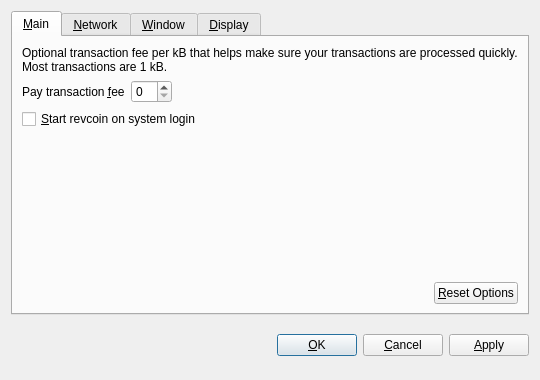
<?xml version="1.0" encoding="UTF-8"?>
<ui version="4.0">
 <class>OptionsDialog</class>
 <widget class="QDialog" name="OptionsDialog">
  <property name="geometry">
   <rect>
    <x>0</x>
    <y>0</y>
    <width>540</width>
    <height>380</height>
   </rect>
  </property>
  <property name="windowTitle">
   <string>Options</string>
  </property>
  <property name="modal">
   <bool>true</bool>
  </property>
  <layout class="QVBoxLayout" name="verticalLayout">
   <item>
    <widget class="QTabWidget" name="tabWidget">
     <property name="tabPosition">
      <enum>QTabWidget::North</enum>
     </property>
     <property name="currentIndex">
      <number>0</number>
     </property>
     <widget class="QWidget" name="tabMain">
      <attribute name="title">
       <string>&amp;Main</string>
      </attribute>
      <layout class="QVBoxLayout" name="verticalLayout_Main">
       <item>
        <widget class="QLabel" name="transactionFeeInfoLabel">
         <property name="text">
          <string>Optional transaction fee per kB that helps make sure your transactions are processed quickly. Most transactions are 1 kB.</string>
         </property>
         <property name="textFormat">
          <enum>Qt::PlainText</enum>
         </property>
         <property name="wordWrap">
          <bool>true</bool>
         </property>
        </widget>
       </item>
       <item>
        <layout class="QHBoxLayout" name="horizontalLayout_1_Main">
         <item>
          <widget class="QLabel" name="transactionFeeLabel">
           <property name="text">
            <string>Pay transaction &amp;fee</string>
           </property>
           <property name="textFormat">
            <enum>Qt::PlainText</enum>
           </property>
           <property name="buddy">
            <cstring>transactionFee</cstring>
           </property>
          </widget>
         </item>
         <item>
          <widget class="BitcoinAmountField" name="transactionFee"/>
         </item>
         <item>
          <spacer name="horizontalSpacer_1_Main">
           <property name="orientation">
            <enum>Qt::Horizontal</enum>
           </property>
           <property name="sizeHint" stdset="0">
            <size>
             <width>40</width>
             <height>20</height>
            </size>
           </property>
          </spacer>
         </item>
        </layout>
       </item>
       <item>
        <widget class="QCheckBox" name="bitcoinAtStartup">
         <property name="toolTip">
          <string>Automatically start revcoin after logging in to the system.</string>
         </property>
         <property name="text">
          <string>&amp;Start revcoin on system login</string>
         </property>
        </widget>
       </item>
       <item>
        <spacer name="verticalSpacer_Main">
         <property name="orientation">
          <enum>Qt::Vertical</enum>
         </property>
         <property name="sizeHint" stdset="0">
          <size>
           <width>20</width>
           <height>40</height>
          </size>
         </property>
        </spacer>
       </item>
       <item>
        <layout class="QHBoxLayout" name="horizontalLayout_2_Main">
         <item>
          <spacer name="horizontalSpacer_2_Main">
           <property name="orientation">
            <enum>Qt::Horizontal</enum>
           </property>
           <property name="sizeHint" stdset="0">
            <size>
             <width>40</width>
             <height>20</height>
            </size>
           </property>
          </spacer>
         </item>
         <item>
          <widget class="QPushButton" name="resetButton">
           <property name="toolTip">
            <string>Reset all client options to default.</string>
           </property>
           <property name="text">
            <string>&amp;Reset Options</string>
           </property>
           <property name="autoDefault">
            <bool>false</bool>
           </property>
          </widget>
         </item>
        </layout>
       </item>
      </layout>
     </widget>
     <widget class="QWidget" name="tabNetwork">
      <attribute name="title">
       <string>&amp;Network</string>
      </attribute>
      <layout class="QVBoxLayout" name="verticalLayout_Network">
       <item>
        <widget class="QCheckBox" name="mapPortUpnp">
         <property name="toolTip">
          <string>Automatically open the revcoin client port on the router. This only works when your router supports UPnP and it is enabled.</string>
         </property>
         <property name="text">
          <string>Map port using &amp;UPnP</string>
         </property>
        </widget>
       </item>
       <item>
        <widget class="QCheckBox" name="connectSocks">
         <property name="toolTip">
          <string>Connect to the revcoin network through a SOCKS proxy (e.g. when connecting through Tor).</string>
         </property>
         <property name="text">
          <string>&amp;Connect through SOCKS proxy:</string>
         </property>
        </widget>
       </item>
       <item>
        <layout class="QHBoxLayout" name="horizontalLayout_Network">
         <item>
          <widget class="QLabel" name="proxyIpLabel">
           <property name="text">
            <string>Proxy &amp;IP:</string>
           </property>
           <property name="textFormat">
            <enum>Qt::PlainText</enum>
           </property>
           <property name="buddy">
            <cstring>proxyIp</cstring>
           </property>
          </widget>
         </item>
         <item>
          <widget class="QValidatedLineEdit" name="proxyIp">
           <property name="maximumSize">
            <size>
             <width>140</width>
             <height>16777215</height>
            </size>
           </property>
           <property name="toolTip">
            <string>IP address of the proxy (e.g. 127.0.0.1)</string>
           </property>
          </widget>
         </item>
         <item>
          <widget class="QLabel" name="proxyPortLabel">
           <property name="text">
            <string>&amp;Port:</string>
           </property>
           <property name="textFormat">
            <enum>Qt::PlainText</enum>
           </property>
           <property name="buddy">
            <cstring>proxyPort</cstring>
           </property>
          </widget>
         </item>
         <item>
          <widget class="QLineEdit" name="proxyPort">
           <property name="maximumSize">
            <size>
             <width>55</width>
             <height>16777215</height>
            </size>
           </property>
           <property name="toolTip">
            <string>Port of the proxy (e.g. 9050)</string>
           </property>
          </widget>
         </item>
         <item>
          <widget class="QLabel" name="socksVersionLabel">
           <property name="text">
            <string>SOCKS &amp;Version:</string>
           </property>
           <property name="textFormat">
            <enum>Qt::PlainText</enum>
           </property>
           <property name="buddy">
            <cstring>socksVersion</cstring>
           </property>
          </widget>
         </item>
         <item>
          <widget class="QValueComboBox" name="socksVersion">
           <property name="toolTip">
            <string>SOCKS version of the proxy (e.g. 5)</string>
           </property>
          </widget>
         </item>
         <item>
          <spacer name="horizontalSpacer_Network">
           <property name="orientation">
            <enum>Qt::Horizontal</enum>
           </property>
           <property name="sizeHint" stdset="0">
            <size>
             <width>40</width>
             <height>20</height>
            </size>
           </property>
          </spacer>
         </item>
        </layout>
       </item>
       <item>
        <spacer name="verticalSpacer_Network">
         <property name="orientation">
          <enum>Qt::Vertical</enum>
         </property>
         <property name="sizeHint" stdset="0">
          <size>
           <width>20</width>
           <height>40</height>
          </size>
         </property>
        </spacer>
       </item>
      </layout>
     </widget>
     <widget class="QWidget" name="tabWindow">
      <attribute name="title">
       <string>&amp;Window</string>
      </attribute>
      <layout class="QVBoxLayout" name="verticalLayout_Window">
       <item>
        <widget class="QCheckBox" name="minimizeToTray">
         <property name="toolTip">
          <string>Show only a tray icon after minimizing the window.</string>
         </property>
         <property name="text">
          <string>&amp;Minimize to the tray instead of the taskbar</string>
         </property>
        </widget>
       </item>
       <item>
        <widget class="QCheckBox" name="minimizeOnClose">
         <property name="toolTip">
          <string>Minimize instead of exit the application when the window is closed. When this option is enabled, the application will be closed only after selecting Quit in the menu.</string>
         </property>
         <property name="text">
          <string>M&amp;inimize on close</string>
         </property>
        </widget>
       </item>
       <item>
        <spacer name="verticalSpacer_Window">
         <property name="orientation">
          <enum>Qt::Vertical</enum>
         </property>
         <property name="sizeHint" stdset="0">
          <size>
           <width>20</width>
           <height>40</height>
          </size>
         </property>
        </spacer>
       </item>
      </layout>
     </widget>
     <widget class="QWidget" name="tabDisplay">
      <attribute name="title">
       <string>&amp;Display</string>
      </attribute>
      <layout class="QVBoxLayout" name="verticalLayout_Display">
       <item>
        <layout class="QHBoxLayout" name="horizontalLayout_1_Display">
         <item>
          <widget class="QLabel" name="langLabel">
           <property name="text">
            <string>User Interface &amp;language:</string>
           </property>
           <property name="textFormat">
            <enum>Qt::PlainText</enum>
           </property>
           <property name="buddy">
            <cstring>lang</cstring>
           </property>
          </widget>
         </item>
         <item>
          <widget class="QValueComboBox" name="lang">
           <property name="toolTip">
            <string>The user interface language can be set here. This setting will take effect after restarting revcoin.</string>
           </property>
          </widget>
         </item>
        </layout>
       </item>
       <item>
        <layout class="QHBoxLayout" name="horizontalLayout_2_Display">
         <item>
          <widget class="QLabel" name="unitLabel">
           <property name="text">
            <string>&amp;Unit to show amounts in:</string>
           </property>
           <property name="textFormat">
            <enum>Qt::PlainText</enum>
           </property>
           <property name="buddy">
            <cstring>unit</cstring>
           </property>
          </widget>
         </item>
         <item>
          <widget class="QValueComboBox" name="unit">
           <property name="toolTip">
            <string>Choose the default subdivision unit to show in the interface and when sending coins.</string>
           </property>
          </widget>
         </item>
        </layout>
       </item>
       <item>
        <widget class="QCheckBox" name="displayAddresses">
         <property name="toolTip">
          <string>Whether to show revcoin addresses in the transaction list or not.</string>
         </property>
         <property name="text">
          <string>&amp;Display addresses in transaction list</string>
         </property>
        </widget>
       </item>
       <item>
        <spacer name="verticalSpacer_Display">
         <property name="orientation">
          <enum>Qt::Vertical</enum>
         </property>
         <property name="sizeHint" stdset="0">
          <size>
           <width>20</width>
           <height>40</height>
          </size>
         </property>
        </spacer>
       </item>
      </layout>
     </widget>
    </widget>
   </item>
   <item>
    <layout class="QHBoxLayout" name="horizontalLayout_Buttons">
     <item>
      <spacer name="horizontalSpacer_1">
       <property name="orientation">
        <enum>Qt::Horizontal</enum>
       </property>
       <property name="sizeHint" stdset="0">
        <size>
         <width>40</width>
         <height>48</height>
        </size>
       </property>
      </spacer>
     </item>
     <item>
      <widget class="QLabel" name="statusLabel">
       <property name="font">
        <font>
         <weight>75</weight>
         <bold>true</bold>
        </font>
       </property>
       <property name="text">
        <string/>
       </property>
       <property name="textFormat">
        <enum>Qt::PlainText</enum>
       </property>
       <property name="wordWrap">
        <bool>true</bool>
       </property>
      </widget>
     </item>
     <item>
      <spacer name="horizontalSpacer_2">
       <property name="orientation">
        <enum>Qt::Horizontal</enum>
       </property>
       <property name="sizeHint" stdset="0">
        <size>
         <width>40</width>
         <height>48</height>
        </size>
       </property>
      </spacer>
     </item>
     <item>
      <widget class="QPushButton" name="okButton">
       <property name="text">
        <string>&amp;OK</string>
       </property>
      </widget>
     </item>
     <item>
      <widget class="QPushButton" name="cancelButton">
       <property name="text">
        <string>&amp;Cancel</string>
       </property>
       <property name="autoDefault">
        <bool>false</bool>
       </property>
      </widget>
     </item>
     <item>
      <widget class="QPushButton" name="applyButton">
       <property name="text">
        <string>&amp;Apply</string>
       </property>
       <property name="autoDefault">
        <bool>false</bool>
       </property>
      </widget>
     </item>
    </layout>
   </item>
  </layout>
 </widget>
 <customwidgets>
  <customwidget>
   <class>BitcoinAmountField</class>
   <extends>QSpinBox</extends>
   <header>bitcoinamountfield.h</header>
  </customwidget>
  <customwidget>
   <class>QValueComboBox</class>
   <extends>QComboBox</extends>
   <header>qvaluecombobox.h</header>
  </customwidget>
  <customwidget>
   <class>QValidatedLineEdit</class>
   <extends>QLineEdit</extends>
   <header>qvalidatedlineedit.h</header>
  </customwidget>
 </customwidgets>
 <resources/>
 <connections/>
</ui>
